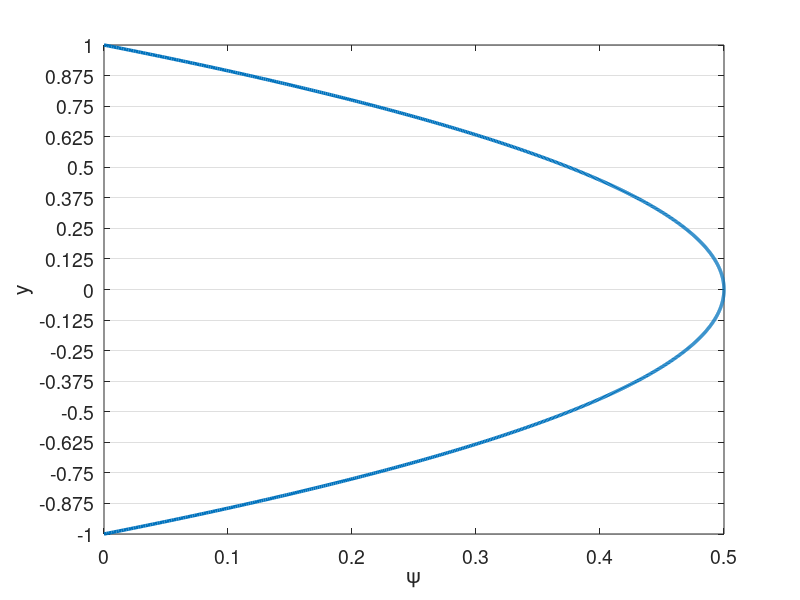

Recreate this plot in MATLAB. (Note: this script raises an error after producing the figure.)
% clc
clear all
close all


set(0,'DefaultAxesFontSize',14)
set(0,'defaultLineLineWidth',2.5)
% set(0,'DefaultFigureWindowStyle','docked')


linestyles = {'k-','b-','r-','g-','c-','m-','k--','b--','r--','g--','c--','m--','k-.','b-.','r-.','g-.','c-.','m-.','k:','b:','r:','g:','c:','m:'};
pointstyles = {'ko','bo','ro','go','co','mo','k^','b^','r^','g^','c^','m^','ks','bs','rs','gs','cs','ms','k*','b*','r*','g*','c*','m*','k+','b+','r+','g+','c+','m+'};
%%

%%%%%%%%%%%%%%%%%%%%%%%%%%%%%%%%%%%%%%%%%%%%%%%%%%%%%%%%%%%%%%%%%%
% Navier-Stokes Solver Demo (2D Channel)
%%%%%%%%%%%%%%%%%%%%%%%%%%%%%%%%%%%%%%%%%%%%%%%%%%%%%%%%%%%%%%%%%%

format compact;
format short; 
mu = 1/10000; %1/395;
rho = 1;
Re = rho/mu; 
dpdx = 1;
k_bc_val = 0;
omg_bc_val = 0;

%N=16; E=5; N1=N+1; nL=N1*N1*E;  % 16th order
N=4; % polynomial order  
Ex=1; % Number of elements in x
Ey=16; % Number of elements in y
CFL=0.1;
u_ic = Re;
pert = 0.0;
f_ic = @(x,y) 3/2*(1-y.^2);
% f_ic = @(x,y) 20*(1-y.^8);

rans_on = 1;
exp_mesh = 1;


soln_dir = "test";
plot_soln = 1;
save_soln = 0;
plot_int = 100;
save_soln_int = 5000;
restart = 0;
rst_step = 65000;

%% Enrichment information
en_on = 1;
N_en_y = 1; 
en_mag = 1;
psi = {@(x,y) en_mag*(0.5*(1 - y.^2) + 0.*x), @(x,y) 0.*y + 0.*x};
gpsi = {@(x,y) 0.*y + 0.*x, @(x,y) en_mag*(-1.*y + 0.*x), ...
        @(x,y) 0.*y + 0.*x, @(x,y) 0.*y + 0.*x};
hpsi = {@(x,y) 0.*y + 0.*x, @(x,y) en_mag*(-1 - 0.*y + 0.*x), ...
        @(x,y) 0.*y + 0.*x, @(x,y) 0.*y + 0.*x};
    
% psi = {@(x,y) (0.5*(1 - y.^4) + 0.*x), @(x,y) 0.*y + 0.*x};
% gpsi = {@(x,y) 0.*y + 0.*x, @(x,y) (-2.*y.^3 + 0.*x), ...
%         @(x,y) 0.*y + 0.*x, @(x,y) 0.*y + 0.*x};
% hpsi = {@(x,y) 0.*y + 0.*x, @(x,y) (-6.*y.^2 + 0.*x), ...
%         @(x,y) 0.*y + 0.*x, @(x,y) 0.*y + 0.*x};
%    

    
% Law of the wall
% Re_t = Re;
% u_tau = 1;
% nu = 1/Re_t;
% kap = 0.41;
% beta = 5.2;
% dypdy = u_tau/nu;
% ypb = 11.062299784340414;
% yp = @(y) (1-abs(y))*Re_t;
% psi = {@(x,y) (yp(y) <= ypb).*yp(y) + (yp(y) > ypb).*(1./kap.*log(yp(y)+eps)+beta) + 0.*x, @(x,y) 0.*y + 0.*x};
% gpsi = {@(x,y) 0.*y + 0.*x,  @(x,y) ((yp(y) <= ypb).*1 + (yp(y) > ypb).*1/(kap*(yp(y)+eps)))*dypdy + 0.*x,...
%         @(x,y) 0.*y + 0.*x, @(x,y) 0.*y + 0.*x};
% hpsi = {@(x,y) 0.*y + 0.*x,  @(x,y) ((yp(y) <= ypb).*0 + (yp(y) > ypb).*-1./(kap*(yp(y)+eps).^2))*dypdy*dypdy + 0.*x,...
%         @(x,y) 0.*y + 0.*x, @(x,y) 0.*y + 0.*x};
    

%% Plot psi
figure(5)
ys_plot = linspace(-1,1,1000);
plot(psi{1}(0,ys_plot),ys_plot)
xlabel('\psi')
ylabel('y')
set(gca, 'YGrid', 'on', 'XGrid', 'off')
yticks(linspace(-1,1,Ey+1));

psi_p = psi{1}(0,N_en_y*2/Ey-1);
dypsi_p1 = gpsi{2}(0,N_en_y*2/Ey-1);
dypsi_p2 = gpsi{2}(0,1-N_en_y*2/Ey);

%% Begin Solve
E=Ex*Ey; % Total number of elements
N1=N+1;
disp("Generating Matrices")
Q=makeq(Ex,Ey,N); % Global continuity
R=maker(Q,Ex,N); % Restriction matrix, applies Dirichlet conditions
[X,Y]=make_geom_channel(Ex,Ey,N);      % Geometry in local form
if exp_mesh
    [X,Y]=make_geom_channel_exp(Ex,Ey,N);      % Geometry in local form
end
en_b_nodes = get_en_bound_nodes(Ex,Ey,N,N_en_y);

Ys = zeros(Ey*length(Y(1,:,1)),1);
for i = 1:Ey
    Ys((i-1)*(N+1)+1:(i)*(N+1)) = Y(1,:,(i-1)*Ex+1);
end
        
[G,J,ML,RX]=make_coef(X,Y);
[Ah,Bh,Ch,Dh,z,w]=semhat(N);
[Gs, Gs_x, Gs_y] =  face_mats(X,Y,E,N);
Gs_c = R*Q'*apply_en_cont(Gs,en_b_nodes,psi_p);
Gsb = R*Q'*Gs*Q*R';


[n,nb]=size(R); 
nL=N1*N1*E;

Ab=spalloc(nL,nL,nL*N);    %  Generate Abar
for j=1:nL
    x=zeros(nL,1); 
    x(j)=1; 
    Ab(:,j)=abar_c(x,Dh,G,Q);  % assembled Neumann Operator
end
A_c=R*Q'*apply_en_cont(Ab,en_b_nodes,psi_p);
S_check=full(Ab);
Ab = Q'*Ab*Q;
A=R*Ab*R'; % Full stiffness matrix
Bb=reshape(ML,nL,1); % Form Mass matrix
Bb=diag(Bb); 
Bb=sparse(Bb); 
Ma=R*Q'*Bb*Q*R'; % Assembling mass matrix  % Full mass matrix
M_c = R*Q'*apply_en_cont(Bb,en_b_nodes,psi_p);


%% Form matrices for rans

[L_x,L_y,J_x,J_y] = dir_jac(E,X,Y);
w2d = w*w';
w1d = reshape(w2d,[N1*N1,1])';
[dphi_dxi, dphi_deta, dphi_dx, dphi_dy, dpdx_dpdx, dpdy_dpdy, dpdx_dpdy, ...
        dpdx_dpdx_flat, dpdy_dpdy_flat, dpdx_dpdy_flat] ...
    = get_phi_grads(N1,Dh,E,J_x,J_y);
dphi_dx_flat = reshape(dphi_dx,N1*N1,N1*N1,E);
dphi_dy_flat = reshape(dphi_dy,N1*N1,N1*N1,E);

myA = zeros(N1*N1*E);
for ie=1:E
    for i=1:N1*N1
        for j=1:N1*N1
            myA((ie-1)*N1*N1+i,(ie-1)*N1*N1+j) = ... 
                sum(J(:,:,ie).*w2d.*dpdx_dpdx(:,:,i,j,ie) ...
               + J(:,:,ie).*w2d.*dpdy_dpdy(:,:,i,j,ie),'All');           
        end
    end    
end

A_x = form_Ax(N1,E,w2d,J_x,J,dpdx_dpdx,ones(size(J)));
A_y = form_Ay(N1,E,w2d,J_y,J,dpdy_dpdy,ones(size(J)));
A_xy = form_Axy(N1,E,w2d,J_x,J_y,J,dpdx_dpdy,ones(size(J)));


SS = zeros(N1,N1,E,2,2);
OS = zeros(N1,N1,E,2,2);
dudx = zeros(N1,N1,E);
dudy = zeros(N1,N1,E);
dvdx = zeros(N1,N1,E);
dvdy = zeros(N1,N1,E);
dkdx = zeros(N1,N1,E);
dkdy = zeros(N1,N1,E);
domgdx = zeros(N1,N1,E);
domgdy = zeros(N1,N1,E);

%%
M_check=full(Bb);

Ma_uv_check = zeros(2*nL);
Ma_uv_check(1:nL,1:nL) = M_check;
Ma_uv_check(nL+1:2*nL,nL+1:2*nL) = M_check;
A_uv_check = zeros(2*nL);
A_uv_check(1:nL,1:nL) = S_check;
A_uv_check(nL+1:2*nL,nL+1:2*nL) = S_check;

M_q = full(Ma);
S_q = full(A);


%%
% Assemble overall system matrices
nn = length(Ma); % number of nodes in the domain
Ma_uv = zeros(2*nn);
Ma_uv(1:nn,1:nn) = Ma;
Ma_uv(nn+1:2*nn,nn+1:2*nn) = Ma;
Ma_uv = sparse(Ma_uv);
A_uv = zeros(2*nn);
A_uv(1:nn,1:nn) = A;
A_uv(nn+1:2*nn,nn+1:2*nn) = A;
A_uv = sparse(A_uv);
ML_uv = zeros(2*(N+1),2*(N+1),E);
ML_uv(1:N+1,1:N+1,1:E) = ML;
ML_uv(N+2:2*(N+1),N+2:2*(N+1),1:E) = ML;
G_uv = zeros(2*nn);
G_uv(1:nn,1:nn) = Gsb;
G_uv(nn+1:2*nn,nn+1:2*nn) = Gsb;
G_uv = sparse(G_uv);



%% Assemble enrichment matrices
psi_xy{1} = psi{1}(X,Y);
psi_xy{2} = psi{2}(X,Y);
if en_on
    disp("Computing enrichment")
    [Mp,Sp,T1,T2,T1_alt,T1_alt2,Mp_alt,Sp_alt,z_en,w_en] = enrich_mats(X,Y,E,N,psi,gpsi,hpsi,J);
    nb = N1*N1;
    
    [L_x_e,L_y_e,Jac_e,gpsi_e,Jac_e_flat,gpsi_e_flat] =  precomp_en(X,Y,E,N,psi,gpsi,hpsi);  
        
    for is=1:2
        Mp_all{is} = zeros(nb*E,nb*E);
        Sp_all{is} = zeros(nb*E,nb*E);
        T1_all{is} = zeros(N+1,N+1,E);
        T2_all{is} = zeros(N+1,N+1,E);
        T1_alt_all{is} = zeros(N+1,N+1,E);
        T1_alt2_all{is} = zeros(N+1,N+1,E);
        Mp_alt_all{is} = zeros(nb*E,nb*E);
        Sp_alt_all{is} = zeros(nb*E,nb*E);
        
        T1_rs{is} = reshape(T1{is},[N+1,N+1,E]);
        T2_rs{is} = reshape(T2{is},[N+1,N+1,E]);
        T1_alt_rs{is} = reshape(T1_alt{is},[N+1,N+1,E]);
        T1_alt2_rs{is} = reshape(T1_alt2{is},[N+1,N+1,E]);
        
        % TODO: Assemble differently for different elements
        for iy = 1:Ey
            for ix = 1:Ex
                i = (iy-1)*Ex+ix;
                if ((iy <= N_en_y) || (iy > Ey-N_en_y))
                    Mp_all{is}((i-1)*nb+1:i*nb,(i-1)*nb+1:i*nb) = Mp{is}(:,:,i);
                    Sp_all{is}((i-1)*nb+1:i*nb,(i-1)*nb+1:i*nb) = Sp{is}(:,:,i);
                    T1_all{is}(:,:,i) = T1_rs{is}(:,:,i); 
                    T2_all{is}(:,:,i) = T2_rs{is}(:,:,i);
                    T1_alt_all{is}(:,:,i) = T1_alt_rs{is}(:,:,i); 
                    T1_alt2_all{is}(:,:,i) = T1_alt2_rs{is}(:,:,i); 
                end                
            end
        end
        %%
        if is == 1
            Mp_check_1 = full(Mp_all{is});
            Sp_check_1 = full(Sp_all{is});
            T1_check_1 = full(T1_all{is});
            T2_check_1 = full(T2_all{is});
            Mp_check_2 = zeros(size(Mp_all{is}));
            Sp_check_2 = zeros(size(Mp_all{is}));
            T1_check_2 = zeros(size(Mp_all{is}));
            T2_check_2 = zeros(size(Mp_all{is}));
        elseif is == 2
            Mp_check_2 = full(Mp_all{is});
            Sp_check_2 = full(Sp_all{is});
            T1_check_2 = full(T1_all{is});
            T2_check_2 = full(T2_all{is});
        end
        %%
        Mp_all{is} = sparse(Mp_all{is});        
        Mp_all_c{is} = R*Q'*apply_en_cont(Mp_all{is},en_b_nodes,psi_p);
        Mp_all{is} = R*Q'*Mp_all{is}*Q*R';
        Sp_all{is} = sparse(Sp_all{is});
        Sp_all_c{is} = R*Q'*apply_en_cont(Sp_all{is},en_b_nodes,psi_p);
        Sp_all_Q{is} = Q'*Sp_all{is}*Q;
        Sp_all{is} = R*Q'*Sp_all{is}*Q*R';
        
        Mp_alt_all{is} = sparse(Mp_alt_all{is});        
        Mp_alt_all_c{is} = R*Q'*apply_en_cont(Mp_alt_all{is},en_b_nodes,psi_p);
        Mp_alt_all{is} = R*Q'*Mp_alt_all{is}*Q*R';   
    end
    
    Mp_uv = zeros(2*nn);
    Sp_uv = zeros(2*nn);
    Mp_uv(1:nn,1:nn) = Mp_all{1};
    Mp_uv(1:nn,nn+1:2*nn) = Mp_all{2};
    Sp_uv(1:nn,1:nn) = Sp_all{1};
    Sp_uv(nn+1:2*nn,nn+1:2*nn) = Sp_all{1};
    
    %%
    Mp_uv_check = zeros(2*nL);
    Mp_uv_check(1:nL,1:nL) = Mp_check_1;
    Mp_uv_check(1:nL,nL+1:2*nL) = Mp_check_2;
    Sp_uv_check(1:nL,1:nL) = Sp_check_1;
    Sp_uv_check(nL+1:2*nL,nL+1:2*nL) = Sp_check_1;
    Mp_q_1 = full(Mp_all{1});
    Sp_q_1 = full(Sp_all{1});
    
    Mp_q_2 = full(Mp_all{2});
    Sp_q_2 = full(Sp_all{2});
    %%

    Mp_uv = sparse(Mp_uv);
    Sp_uv = sparse(Sp_uv);   
end

%%

dxmin=pi*(z(N1)-z(N))/(2*Ex); % Get min dx for CFL constraint
Tfinal=50; 
dt=CFL*dxmin/u_ic; 
nstep=ceil(Tfinal/dt); 
dt=Tfinal/nstep; 
% Print information
nstep
dt
yp1 = (1+Y(1,2))*Re

disp("Computing inverse")
Ai=pinv(full(Ab)); 

disp("Setting Initial Conditions")
% Initial conditions
u=u_ic*ones(size(ML)); 
v=0*ML;
k=k_bc_val*ones(size(ML));
omg=omg_bc_val*ones(size(ML));

for e = 1:E
    for i = 1:N+1
        for j = 1:N+1
            u(i,j,e) = f_ic(X(i,j,e),Y(i,j,e))+pert*rand()*u_ic;
            v(i,j,e) = v(i,j,e)+pert*rand()*u_ic;
            if en_on
                if ((e <= Ex*N_en_y) || (e > (Ey-N_en_y)*Ex))
                    u(i,j,e) = u(i,j,e) - psi{1}(X(i,j,e),Y(i,j,e));
                    v(i,j,e) = v(i,j,e) - psi{2}(X(i,j,e),Y(i,j,e));
                end
            end
        end
    end
end

% u_tau = 1;
u_tau = sqrt(0.316./(Re.^0.25)/8);
Yp = max((1-abs(Y))*u_tau*Re,1e-3)+eps;
sigma = 0.6;
fact = exp((-(log10(Yp)-1).^2)./(2*sigma.^2));
k = k_bc_val + 4.5*u_tau*u_tau*fact;

eps_s = 3;
omg_bc_val = 0; %40000*u_tau.^2/(mu*eps_s.^2);
omg = omg_bc_val + 0.5*Re*u_tau*u_tau*fact;

% u = apply_en_cont_soln(u,en_b_nodes,psi_p);
u1=u; u2=u; u3=u; fx3=u; fx2=u; fx1=u;
v1=v; v2=v; v3=v; fy3=v; fy2=v; fy1=v;
k1=k; k2=k; k3=k; fk3=k; fk2=k; fk1=k;
omg1=omg; omg2=omg; omg3=omg; fomg3=omg; fomg2=omg; fomg1=omg;

F = dpdx*ones(size(ML));
% Fb=reshape(ML.*F,nL,1); %% Output
% 
% Fb=Bb\(Q'*Fb);  

uv = [u;v];

%%
uv_ic_check = uv;

%% Setup BC if nonzero
% u_bc = ones(size(u)).*((Y==1)+(Y==-1));
% u_bc = reshape(ML.*u_bc,nL,1);
% u_bc = Bb\(Q'*u_bc);

k_bc = k_bc_val.*ones(size(k));
k_bc = reshape(ML.*k_bc,nL,1);
k_bc = (Q'*Bb*Q)\(Q'*k_bc);

omg_bc = omg_bc_val.*ones(size(omg));
omg_bc = reshape(ML.*omg_bc,nL,1);
omg_bc = (Q'*Bb*Q)\(Q'*omg_bc);


%%
disp("Timestepping")
if restart==1 
    fname = strcat(soln_dir,"/soln_Re_",num2str(Re),"_P_",num2str(N),"_",num2str(Ex),"x",num2str(Ey),"_step_",num2str(rst_step),".mat");
    load(fname);
end

plot1 = 1;
time = 0;
plot1 = post_channel(N,Ex,Ey,w,X,Y,Ys,en_on,time,u,psi_xy,N_en_y,plot1);
if save_soln
    mkdir(soln_dir);
end
%%
% psi_len = length(M_c);
% psi_c = zeros(psi_len,1);
% psi_c(1:psi_len/2) = -1*ones(psi_len/2,1)*psi_p;
% psi_c(psi_len/2+1:psi_len) = 1*ones(psi_len/2,1)*psi_p;
for step=1:nstep
    if (step == 1) && (restart == 1)
        step = rst_step;
    end
    
    %% Form S
    u_flat = reshape(u,N1*N1,E);
    v_flat = reshape(v,N1*N1,E);
    k_flat = reshape(k,N1*N1,E);
    omg_flat = reshape(omg,N1*N1,E);

    
    for ie = 1:E
        dudx(:,:,ie) = reshape(dphi_dx_flat(:,:,ie)*u_flat(:,ie),N1,N1);
        dvdx(:,:,ie) = reshape(dphi_dx_flat(:,:,ie)*v_flat(:,ie),N1,N1);
        dudy(:,:,ie) = reshape(dphi_dy_flat(:,:,ie)*u_flat(:,ie),N1,N1);
        dvdy(:,:,ie) = reshape(dphi_dy_flat(:,:,ie)*v_flat(:,ie),N1,N1);
        dkdx(:,:,ie) = reshape(dphi_dx_flat(:,:,ie)*k_flat(:,ie),N1,N1);
        dkdy(:,:,ie) = reshape(dphi_dy_flat(:,:,ie)*k_flat(:,ie),N1,N1);
        domgdx(:,:,ie) = reshape(dphi_dx_flat(:,:,ie)*omg_flat(:,ie),N1,N1);
        domgdy(:,:,ie) = reshape(dphi_dy_flat(:,:,ie)*omg_flat(:,ie),N1,N1);
    end
    
    if en_on
        dudx = dudx + gpsi_e{1};
        dudy = dudy + gpsi_e{2};
        dvdx = dvdx + gpsi_e{3}; % Doesn't matter given assumptions
        dvdy = dvdy + gpsi_e{4}; % Doesn't matter given assumptions
    end
    
    SS(:,:,:,1,1) = 1/2*(dudx+dudx);
    SS(:,:,:,1,2) = 1/2*(dudy+dvdx);
    SS(:,:,:,2,1) = 1/2*(dvdx+dudy);
    SS(:,:,:,2,2) = 1/2*(dvdy+dvdy);
    OS(:,:,:,1,1) = 1/2*(dudx-dudx);
    OS(:,:,:,1,2) = 1/2*(dudy-dvdx);
    OS(:,:,:,2,1) = 1/2*(dvdx-dudy);
    OS(:,:,:,2,2) = 1/2*(dvdy-dvdy);
    

    %% Get rans values
    [mu_t,gam_k,gam_omg,G_k,G_omg,Y_k,Y_omg,S_k,S_omg,R1,R2,R3] ...
        = get_rans_coeffs(rho,mu,k,omg,SS,OS,dkdx,dkdy,domgdx,domgdy,Y,u,v);
    Re_t = rho./(mu_t+eps);
    Re_comb = rho./(mu*ones(size(mu_t))+mu_t*rans_on);
    Re_k = rho./gam_k;
    Re_omg = rho./gam_omg;
    %% Timestepping
    time=step*dt;
    if step==1; b0=1.0;    b= [ -1 0 0 ]';       a=[ 1  0 0 ]'; end
    if step==2; b0=1.5;    b=([ -4 1 0 ]')./2;   a=[ 2 -1 0 ]'; end
    if step>=3; b0=11./6.; b=([ -18 9 -2 ]')./6; a=[ 3 -3 1 ]'; end

    % Compute A
    [A_x_full,A_y_full,A_xy_full] = form_Ax_Ay_Axy(N1,E,w1d,J,dpdx_dpdx_flat,dpdy_dpdy_flat,dpdx_dpdy_flat,Re_comb);
    A_x = R*Q'*A_x_full*Q*R';
    A_y = R*Q'*A_y_full*Q*R';
    A_xy = R*Q'*A_xy_full*Q*R';
    A_uv = zeros(2*nn);
    A_uv(1:nn,1:nn) = 2*A_x+A_y+A_xy;
    A_uv(nn+1:2*nn,nn+1:2*nn) = A_x+2*A_y+A_xy';
    A_uv = sparse(A_uv);
    
%     if step>=3
        if en_on
            A_full = 2*A_x_full+A_y_full+A_xy_full;
            A_c=R*Q'*apply_en_cont(A_full,en_b_nodes,psi_p);
%             H_x=(Ma + A*dt/(b0*Re) + dt/b0*(Mp_all{1} + Sp_all{1}));
%             H_y=(Ma + A*dt/(b0*Re));
%             [LH_x,UH_x]=lu(H_x);
%             [LH_y,UH_y]=lu(H_y);
            terms_x = 1/Re*(T1_all{1})+T2_all{1};
            terms_y = 1/Re*(T1_all{2})+T2_all{2};
            
            T1_comp = 1/Re*reshape(T1_alt_all{1},nL,1);
            [T1_new] = form_T1_psi(E,N,w1d,Jac_e_flat,dphi_dy_flat,gpsi_e_flat,Re_comb,N_en_y);
            
            T1_rhs = (dt/b0)*R*Q'*reshape(T1_new,nL,1);
            
            H_uv = (Ma_uv + (A_uv)*dt/(b0) + dt/b0*(Mp_uv + Sp_uv));
            H_c = (M_c + (A_c)*dt/(b0) + dt/b0*(Mp_all_c{1}+Sp_all_c{1}));
%             H_q = full(H_uv);
            rhs_c = (H_c);
            [LH_uv,UH_uv]=lu(H_uv);
            
            if rans_on
                [A_x_k,A_y_k] = form_Ax_Ay(N1,E,w1d,J,dpdx_dpdx_flat,dpdy_dpdy_flat,Re_k);
                A_k = R*Q'*(A_x_k + A_y_k)*Q*R';
                Ab_k = Q'*(A_x_k + A_y_k)*Q;
                H_k=(Ma+A_k*dt/(b0)+dt/b0*Sp_all{1});
                H_k_bar = (Q'*Bb*Q+ Ab_k*dt/(b0)+dt/b0*Sp_all_Q{1});
        
                [LH_k,UH_k]=lu(H_k);
        
                % Assuming Re_omg=Re_k
                H_omg = H_k;
                H_omg_bar = H_k_bar;
                LH_omg = LH_k;
                UH_omg = UH_k;
            end
        else
%             H=(Ma + A*dt/(b0*Re));
%             [LH_x,UH_x]=lu(H);
%             LH_y = LH_x;
%             UH_y = UH_x;

            terms_x = zeros(N+1,N+1,E);
            terms_y = zeros(N+1,N+1,E);
            T1_rhs = 0;
            
            H_uv = (Ma_uv + (A_uv)*dt/(b0));
%             H_check = (Ma_uv_check + A_uv_check*dt/(b0*Re)); 
            rhs_c = zeros(size(Ma(:,1)));
            [LH_uv,UH_uv]=lu(H_uv);
            
%             Hbar=(Bb+ Ab*dt/(b0*Re));
            if rans_on
                [A_x_k,A_y_k] = form_Ax_Ay(N1,E,w1d,J,dpdx_dpdx_flat,dpdy_dpdy_flat,Re_k);
                A_k = R*Q'*(A_x_k + A_y_k)*Q*R';
                Ab_k = Q'*(A_x_k + A_y_k)*Q;
                H_k=(Ma+A_k*dt/(b0));
                H_k_bar = (Q'*Bb*Q+ Ab_k*dt/(b0));
        
                [LH_k,UH_k]=lu(H_k);
        
                % Assuming Re_omg=Re_k
                H_omg = H_k;
                H_omg_bar = H_k_bar;
                LH_omg = LH_k;
                UH_omg = UH_k;
            end
        end
        
        b0i=1./b0;
%     end % Viscous op
    

    
 
    %% uv version
    
%   Nonlinear step - unassembled, not multiplied by mass matrix

    fx1 = -convl(u,RX,Dh,u,v) + F; % du = Cu  
    fy1 = -convl(v,RX,Dh,u,v); % dv = Cv
    fk1 = -convl(k,RX,Dh,u,v) + G_k - Y_k + S_k; % dk = Ck
    fomg1 = -convl(omg,RX,Dh,u,v) + G_omg - Y_omg + S_omg + R1 + R2 + R3; % domg = Comg
    
    %%

    rx   = a(1)*fx1   + a(2)*fx2   + a(3)*fx3; % kth-order extrapolation
    ry   = a(1)*fy1   + a(2)*fy2   + a(3)*fy3;
    rk   = a(1)*fk1   + a(2)*fk2   + a(3)*fk3;
    romg = a(1)*fomg1 + a(2)*fomg2 + a(3)*fomg3;

    fx3=fx2; fx2=fx1; 
    fy3=fy2; fy2=fy1; 
    fk3=fk2; fk2=fk1;
    fomg3=fomg2; fomg2=fomg1;

    rx  = dt*rx - (b(1)*u+b(2)*u2+b(3)*u3); u3=u2; u2=u; % Add BDF terms
    ry  = dt*ry - (b(1)*v+b(2)*v2+b(3)*v3); v3=v2; v2=v; %     and
    rk  = dt*rk - (b(1)*k+b(2)*k2+b(3)*k3); k3=k2; k2=k;
    romg = dt*romg - (b(1)*omg+b(2)*omg2+b(3)*omg3); omg3=omg2; omg2=omg;
    
    ut  = b0i*rx; 
    vt  = b0i*ry; 
    k   = b0i*rk;
    omg = b0i*romg;

%   uL=ut; vL=vt;
    [uL,vL,pr]=pressure_project(ut,vt,Ai,Q,ML,RX,Dh); % Div-free velocity
    pr = (b0/dt)*pr;
    

    %%

    %   Set RHS.                 %Viscous update. %  Convert to local form.
%     u=R*(Q'*reshape(ML.*uL,nL,1)-Hbar*u_bc);
    u_rhs=R*(Q'*reshape(ML.*uL,nL,1));
    v_rhs=R*(Q'*reshape(ML.*vL,nL,1));
    
    if rans_on
        k_rhs=R*(Q'*reshape(ML.*k,nL,1));%-H_k_bar*k_bc);
        omg_rhs=R*(Q'*reshape(ML.*omg,nL,1));%-H_omg_bar*omg_bc);
    end
    
    u_rhs = u_rhs + T1_rhs;
    
    %%
    
    uv = [u_rhs+rhs_c;v_rhs];
    uv=UH_uv\(LH_uv\uv);
 
    if rans_on
        k = UH_k\(LH_k\k_rhs);
        omg = UH_omg\(LH_omg\omg_rhs);
    end
    
    u = uv(1:nn);
    v = uv(nn+1:2*nn);
    u=Q*(R'*u);
    if en_on
        u = apply_en_cont_soln(Ey,N_en_y,en_b_nodes,u,psi_p);
    end
    u=reshape(u,N1,N1,E);
    v=Q*(R'*v);
    v=reshape(v,N1,N1,E);
    
    
    if rans_on
        k=Q*(R'*k);%+k_bc);
        k=reshape(k,N1,N1,E);
        omg=Q*(R'*omg);%+omg_bc);
        omg=reshape(omg,N1,N1,E);
    end
    
    
%% Output
    if mod(step,plot_int)==0 && plot_soln
        plot1 = post_channel(N,Ex,Ey,w,X,Y,Ys,en_on,time,u,psi_xy,N_en_y,plot1);
    end
    if mod(step,save_soln_int)==0 && save_soln
        fname = strcat(soln_dir,"/soln_Re_",num2str(Re),"_P_",num2str(N),"_",num2str(Ex),"x",num2str(Ey),"_step_",num2str(step),".mat");
        save(fname,"u","v","pr","psi","gpsi","hpsi","N","Ex","Ey","en_on","time","psi_xy","N_en_y","w","X","Y","Ys","Re","pert","k","omg","mu_t","k_bc","omg_bc","rho");
    end
    if isnan(u(1,2))
        return
    end

end
%%%%%%%%%%%%%%%%%%%%%%%%%%%%%%%%%%%%%%%%%%%%%%%%%%%%%%%%%%%%%%%%%%
